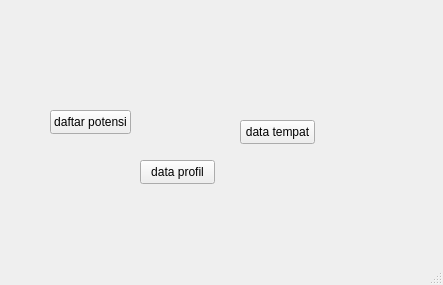
<?xml version="1.0" encoding="UTF-8"?>
<ui version="4.0">
 <class>MainWindow</class>
 <widget class="QMainWindow" name="MainWindow">
  <property name="geometry">
   <rect>
    <x>0</x>
    <y>0</y>
    <width>443</width>
    <height>285</height>
   </rect>
  </property>
  <property name="windowTitle">
   <string>MainWindow</string>
  </property>
  <property name="autoFillBackground">
   <bool>false</bool>
  </property>
  <widget class="QWidget" name="centralwidget">
   <widget class="QPushButton" name="pushButton">
    <property name="geometry">
     <rect>
      <x>50</x>
      <y>110</y>
      <width>81</width>
      <height>24</height>
     </rect>
    </property>
    <property name="text">
     <string>daftar potensi</string>
    </property>
   </widget>
   <widget class="QPushButton" name="pushButton_2">
    <property name="geometry">
     <rect>
      <x>140</x>
      <y>160</y>
      <width>75</width>
      <height>24</height>
     </rect>
    </property>
    <property name="text">
     <string>data profil</string>
    </property>
   </widget>
   <widget class="QPushButton" name="pushButton_3">
    <property name="geometry">
     <rect>
      <x>240</x>
      <y>120</y>
      <width>75</width>
      <height>24</height>
     </rect>
    </property>
    <property name="text">
     <string>data tempat</string>
    </property>
   </widget>
  </widget>
  <widget class="QMenuBar" name="menubar">
   <property name="geometry">
    <rect>
     <x>0</x>
     <y>0</y>
     <width>443</width>
     <height>22</height>
    </rect>
   </property>
  </widget>
  <widget class="QStatusBar" name="statusbar"/>
 </widget>
 <resources/>
 <connections/>
</ui>
